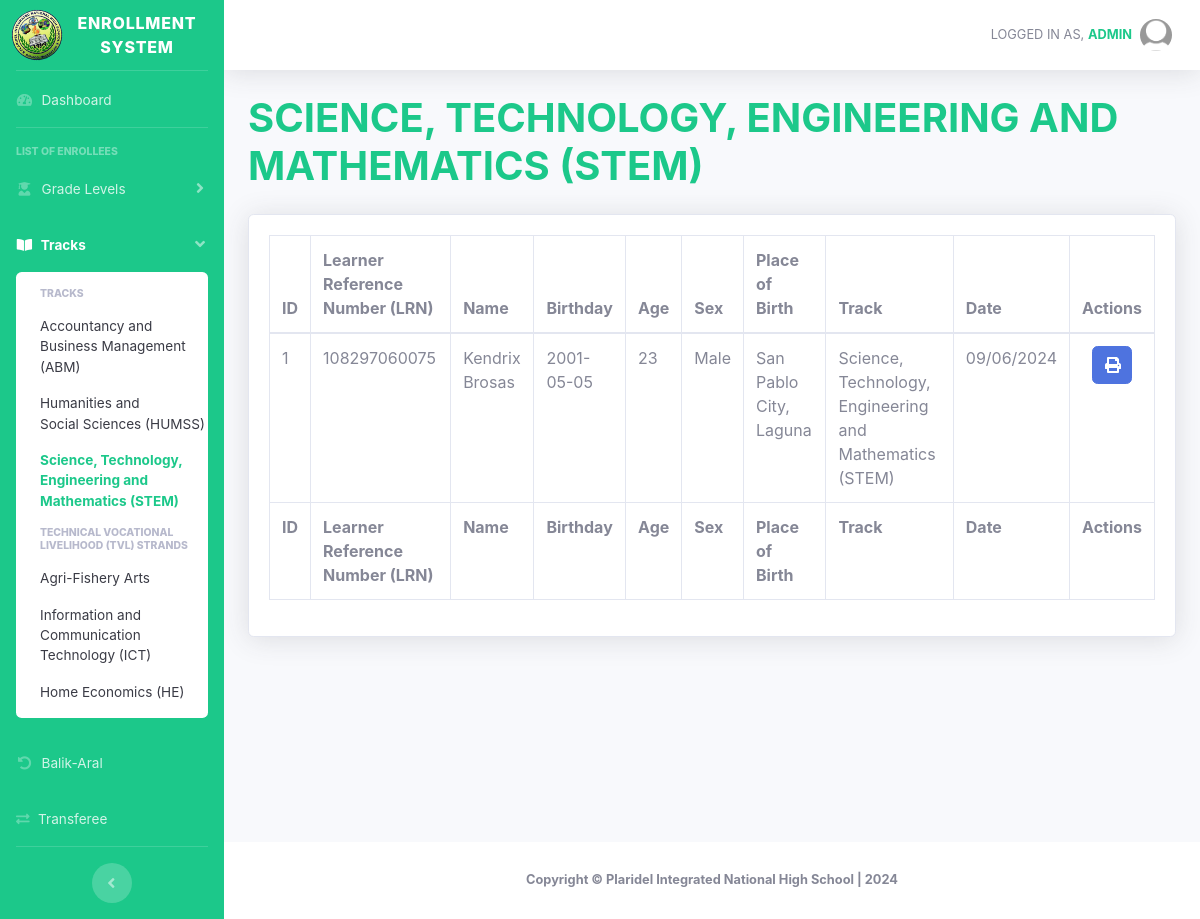
The app's page /superstem.php (signed in), older data.
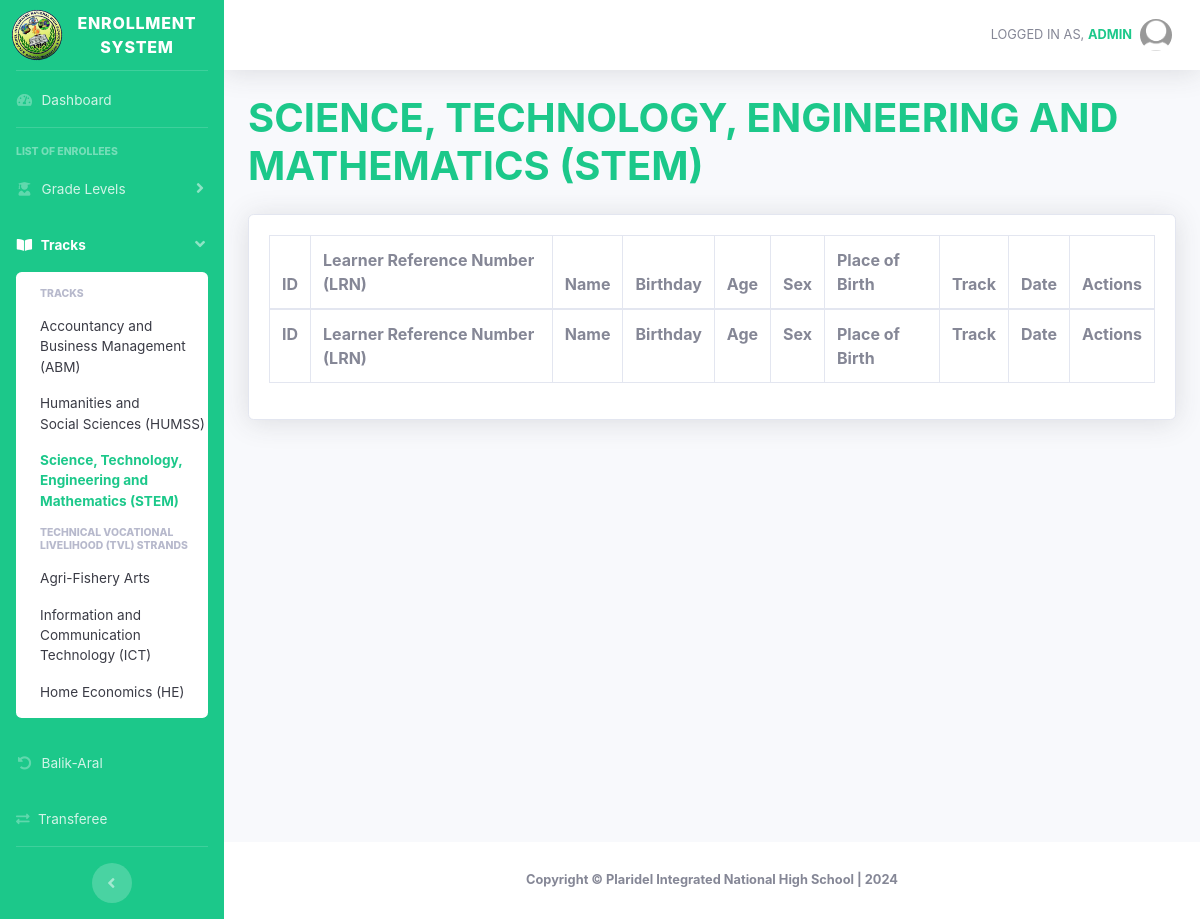
The same page, newer data.
### tables this page shows
CREATE TABLE `enrollment` (
  `id` int(11) NOT NULL,
  `schoolyear` varchar(100) NOT NULL,
  `gradelevel` varchar(100) NOT NULL,
  `lrn` varchar(100) NOT NULL,
  `reference` varchar(100) NOT NULL,
  `balikaral` varchar(100) NOT NULL,
  `transfer` varchar(100) NOT NULL,
  `birthnumber` varchar(100) NOT NULL,
  `lastname` varchar(100) NOT NULL,
  `firstname` varchar(100) NOT NULL,
  `middlename` varchar(100) NOT NULL,
  `extension` varchar(100) NOT NULL,
  `sex` varchar(100) NOT NULL,
  `birthday` varchar(100) NOT NULL,
  `age` varchar(100) NOT NULL,
  `mother_tongue` varchar(100) NOT NULL,
  `placeofbirth` varchar(100) NOT NULL,
  `ip` varchar(100) NOT NULL,
  `indigenous` varchar(100) NOT NULL,
  `pantawid` varchar(100) NOT NULL,
  `pantawidProgram` varchar(100) NOT NULL,
  `disability` varchar(100) NOT NULL,
  `learnerdisability` varchar(100) NOT NULL,
  `housenumber_text` varchar(100) NOT NULL,
  `streetname_text` varchar(100) NOT NULL,
  `barangay_text` varchar(100) NOT NULL,
  `city_text` varchar(100) NOT NULL,
  `province_text` varchar(100) NOT NULL,
  `country_text` varchar(100) NOT NULL,
  `zipcode` varchar(100) NOT NULL,
  `permanent_housenumber_text` varchar(100) NOT NULL,
  `permanent_streetname_text` tinytext NOT NULL,
  `permanent_barangay_text` varchar(100) NOT NULL,
  `permanent_city_text` varchar(100) NOT NULL,
  `permanent_province_text` varchar(100) NOT NULL,
  `permanent_country_text` varchar(100) NOT NULL,
  `permanent_zipcode` varchar(100) NOT NULL,
  `fathers_lastname` varchar(100) NOT NULL,
  `fathers_firstname` varchar(100) NOT NULL,
  `fathers_middlename` varchar(100) NOT NULL,
  `fathers_phonenumber` varchar(100) NOT NULL,
  `mothers_lastname` varchar(100) NOT NULL,
  `mothers_firstname` varchar(100) NOT NULL,
  `mothers_middlename` varchar(100) NOT NULL,
  `mothers_phonenumber` varchar(100) NOT NULL,
  `guardians_lastname` varchar(100) NOT NULL,
  `guardians_firstname` varchar(100) NOT NULL,
  `guardians_middlename` varchar(100) NOT NULL,
  `guardians_phonenumber` varchar(100) NOT NULL,
  `lastgradelevel` varchar(100) NOT NULL,
  `lastschoolyear` varchar(100) NOT NULL,
  `lastschoolattended` varchar(100) NOT NULL,
  `schoolid` varchar(100) NOT NULL,
  `semester` varchar(100) NOT NULL,
  `track` varchar(100) NOT NULL,
  `strand` varchar(100) NOT NULL,
  `modality` varchar(100) NOT NULL,
  `date` varchar(100) NOT NULL,
  `time` varchar(100) NOT NULL
);

### superstem.php (the view, shortened to what the changed rows need)
<!DOCTYPE html>
<html lang="en">
<head>
    <link href="vendor/fontawesome-free/css/all.min.css" rel="stylesheet" type="text/css">
    <link href="css/sb-admin-2.min.css" rel="stylesheet">
    <link href="vendor/datatables/dataTables.bootstrap4.min.css" rel="stylesheet">
    <link rel="stylesheet" type="text/css" href="https://cdn.datatables.net/1.10.25/css/dataTables.bootstrap4.min.css">
    <link rel="stylesheet" type="text/css" href="https://cdn.datatables.net/buttons/1.7.1/css/buttons.bootstrap4.min.css">
</head>
<body id="page-top">
    <div id="wrapper">
        <div id="content-wrapper" class="d-flex flex-column">
            <div id="content">
                <div class="container-fluid">
                    <div class="d-sm-flex align-items-center justify-content-between mb-4">
                        <h1 class="h1 mb-0 text-success" style="text-transform:uppercase;"><b>Science, Technology, Engineering and Mathematics (STEM)</b></h1>
                    </div>
                    <div class="card shadow mb-4">
                        <div class="card-body">
                            <div class="table-responsive">
                                <table class="table table-bordered" id="dataTable" width="100%" cellspacing="0">
                                    <thead>
                                        <tr>
                                            <th>ID</th>
                                            <th>Learner Reference Number (LRN)</th>
                                            <th>Name</th>
                                            <th>Birthday</th>
                                            <th>Age</th>
                                            <th>Sex</th>
                                            <th>Place of Birth</th>
                                            <th>Track</th>
                                            <th>Date</th>
                                            <th>Actions</th>
                                        </tr>
                                    </thead>
                                    <tfoot>
                                        <tr>
                                            <th>ID</th>
                                            <th>Learner Reference Number (LRN)</th>
                                            <th>Name</th>
                                            <th>Birthday</th>
                                            <th>Age</th>
                                            <th>Sex</th>
                                            <th>Place of Birth</th>
                                            <th>Track</th>
                                            <th>Date</th>
                                            <th>Actions</th>
                                        </tr>
                                    </tfoot>
                                    <tbody>
                                        <?php
                                        include 'conn.php';
                                        $query = "SELECT * FROM enrollment WHERE track = 'Science, Technology, Engineering and Mathematics (STEM)'";
                                        $query_run = mysqli_query($conn, $query);
                                        if (mysqli_num_rows($query_run) > 0) {
                                            foreach ($query_run as $items) {
                                        ?>
                                                <tr>
                                                    <td>
                                                        <?= $items['id']; ?>
                                                    </td>
                                                    <td>
                                                        <?= $items['reference']; ?>
                                                    </td>
                                                    <td>
                                                        <?= $items['firstname'] . " " . $items['middlename'] . " " . $items['lastname'] ?>
                                                    </td>
                                                    <td>
                                                        <?= $items['birthday']; ?>
                                                    </td>
                                                    <td>
                                                        <?= $items['age']; ?>
                                                    </td>
                                                    <td>
                                                        <?= $items['sex']; ?>
                                                    </td>
                                                    <td>
                                                        <?= $items['placeofbirth']; ?>
                                                    </td>
                                                    <td>
                                                        <?= $items['track']; ?>
                                                    </td>
                                                    <td>
                                                        <?= $items['date']; ?>
                                                    </td>
                                                    <td class="text-center">
                                                        <div class="btn-group me-2">
                                                            <a href="generateform.php?id=<?php echo $items['id']; ?>" target="_blank" class="btn btn-primary" style="width: 40px;">
                                                            <i class="fas fa-print"></i></a>
                                                        </div>
                                                    </td>
                                                </tr>
                                        <?php
                                            }
                                        }
                                        ?>
                                    </tbody>
                                </table>
                            </div>
                        </div>
                    </div>
                </div>
            </div>
        </div>
    </div>
</body>
</html>

Row changes from the older to the newer data that the page shows:
removed enrollment: id "1", reference "108297060075", firstname "Kendrix", lastname "Brosas", birthday "2001-05-05", age "23", sex "Male", placeofbirth "San Pablo City, Laguna", track "Science, Technology, Engineering and Mathematics (STEM)", date "09/06/2024"
